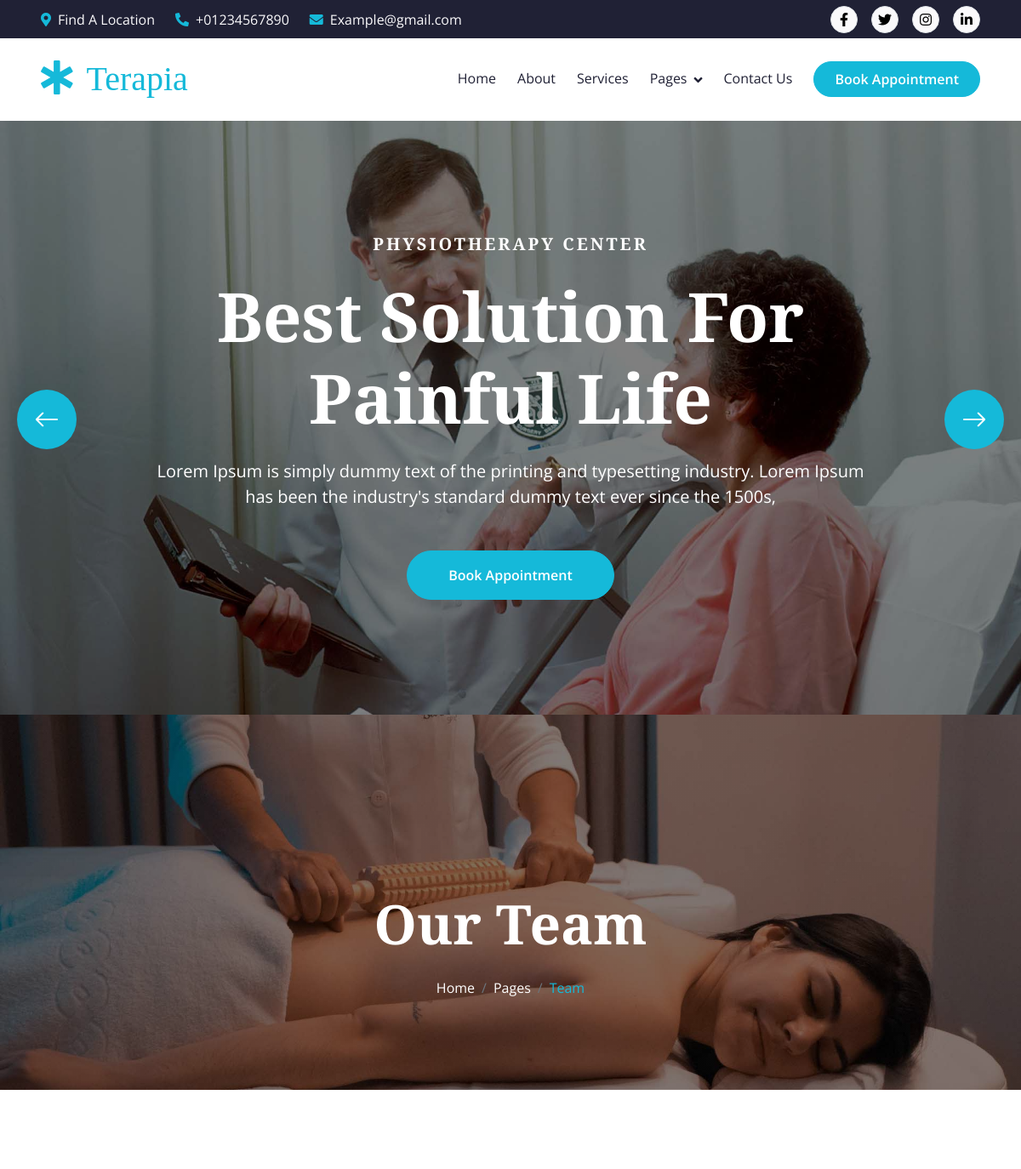
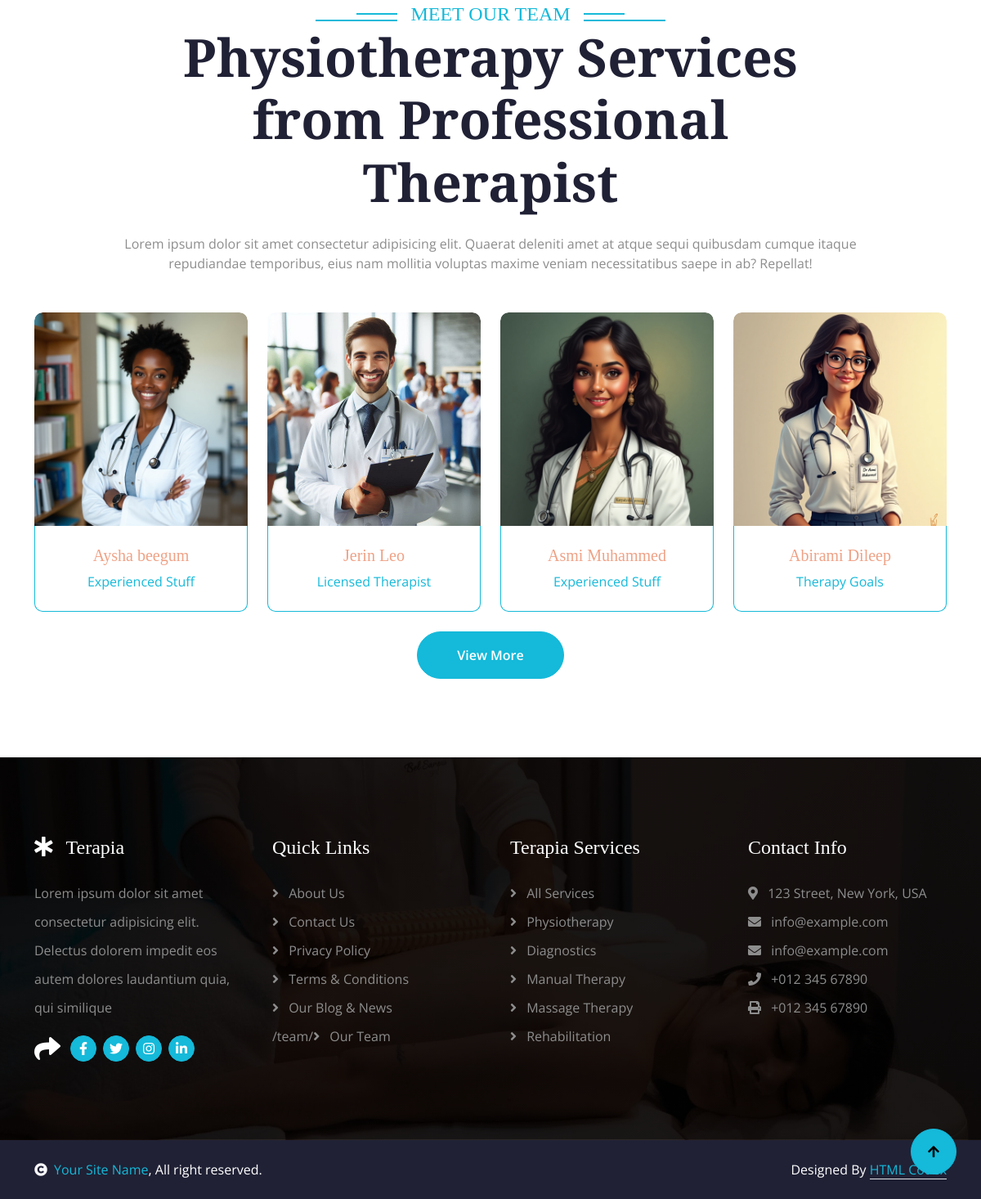
Page /team/ on the committed database (2 pictures, top to bottom).
### website/models.py (models this page shows, shortened)
class Doctor(models.Model):
    doc_name = models.CharField(max_length=100)
    doc_department = models.ForeignKey(Department, on_delete=models.CASCADE)
    doc_image = models.ImageField(upload_to='doctors/')
    detail = models.ForeignKey('Doctordetails', on_delete=models.SET_NULL, null=True, blank=True)

class Department (models.Model):
    dep_name = models.CharField(max_length=100)
    dep_description = models.TextField()
    def __str__(self):
        return self.dep_name

### website/views.py (the view, shortened to what this page needs)
# urls.py: path('team/', views.team, name='team'),
def team(request):
    departments = Department.objects.all()
    doctors = Doctor.objects.all()
    therapy = Therapist.objects.all()
    blog = Blog.objects.all()
    forms = AppointmentForm()
    return render(request, 'team.html',
                  {"departments": departments, "doctors": doctors ,
                    "therapy": therapy , "blog": blog, "form": forms})  # Pass the departments and doctors to the template

### website/templates/team.html (shortened to what this page needs)
{% extends 'base.html' %}
{% load static %}
{% block content %}
        <div class="container-fluid bg-breadcrumb">
            <div class="container text-center py-5" style="max-width: 900px;">
                <h3 class="text-white display-3 mb-4 wow fadeInDown" data-wow-delay="0.1s">Our Team</h1>
                <ol class="breadcrumb justify-content-center mb-0 wow fadeInDown" data-wow-delay="0.3s">
                    <li class="breadcrumb-item"><a href="index.html">Home</a></li>
                    <li class="breadcrumb-item"><a href="#">Pages</a></li>
                    <li class="breadcrumb-item active text-primary">Team</li>
                </ol>
            </div>
        </div>
<div class="container-fluid team py-5">
    <div class="container py-5">
        <div class="section-title mb-5 wow fadeInUp" data-wow-delay="0.1s">
            <div class="sub-style">
                <h4 class="sub-title px-3 mb-0">Meet our team</h4>
            </div>
            <h1 class="display-3 mb-4">Physiotherapy Services from Professional Therapist</h1>
            <p class="mb-0">Lorem ipsum dolor sit amet consectetur adipisicing elit. Quaerat deleniti amet at atque sequi quibusdam cumque itaque repudiandae temporibus, eius nam mollitia voluptas maxime veniam necessitatibus saepe in ab? Repellat!</p>
        </div>
        <div class="row g-4 justify-content-center">
  {% for i in doctors %}
<div class="col-md-6 col-lg-6 col-xl-3 wow fadeInUp" data-wow-delay="0.1s">
    {% if i.detail %}
   <a href="{% url 'doctor_detail' i.detail.id %}" class="text-decoration-none text-dark">
    {% else %}
    <a href="#" onclick="alert('No detail available')" class="text-decoration-none text-muted">
    {% endif %}
        <div class="team-item rounded">
            <div class="team-img rounded-top h-100">
                <img src="{{ i.doc_image.url }}" class="img-fluid rounded-top w-100" alt="">
            </div>
            <div class="team-content text-center border border-primary border-top-0 rounded-bottom p-4">
                <h5>{{ i.doc_name }}</h5>
                <p class="mb-0">{{ i.doc_department }}</p>
            </div>
        </div>
    </a>
</div>
{% endfor %}
            <div class="col-12 text-center wow fadeInUp" data-wow-delay="0.2s">
                <a class="btn btn-primary rounded-pill text-white py-3 px-5" href="#">View More</a>
            </div>
        </div>
    </div>
</div>
  {% endblock content %}

### website/templates/base.html (shortened to what this page needs)
{% load static %}
<!DOCTYPE html>
<html lang="en">
    <head>
        <link rel="stylesheet" href="https://use.fontawesome.com/releases/v5.15.4/css/all.css"/>
        <link href="https://cdn.jsdelivr.net/npm/bootstrap-icons@1.4.1/font/bootstrap-icons.css" rel="stylesheet">
        <link href="{% static 'lib/animate/animate.min.css' %}" rel="stylesheet">
        <link href="{% static 'lib/owlcarousel/assets/owl.carousel.min.css' %}" rel="stylesheet">
        <link href="{% static 'css/bootstrap.min.css'%}" rel="stylesheet">
        <link href="{% static 'css/style.css' %}" rel="stylesheet">
    </head>
    <body>
        <div class="container-fluid bg-dark px-5 d-none d-lg-block">
            <div class="row gx-0 align-items-center" style="height: 45px;">
                <div class="col-lg-8 text-center text-lg-start mb-lg-0">
                    <div class="d-flex flex-wrap">
                        <a href="#" class="text-light me-4"><i class="fas fa-map-marker-alt text-primary me-2"></i>Find A Location</a>
                        <a href="#" class="text-light me-4"><i class="fas fa-phone-alt text-primary me-2"></i>+01234567890</a>
                        <a href="#" class="text-light me-0"><i class="fas fa-envelope text-primary me-2"></i>Example@gmail.com</a>
                    </div>
                </div>
                <div class="col-lg-4 text-center text-lg-end">
                    <div class="d-flex align-items-center justify-content-end">
                        <a href="#" class="btn btn-light btn-square border rounded-circle nav-fill me-3"><i class="fab fa-facebook-f"></i></a>
                        <a href="#" class="btn btn-light btn-square border rounded-circle nav-fill me-3"><i class="fab fa-twitter"></i></a>
                        <a href="#" class="btn btn-light btn-square border rounded-circle nav-fill me-3"><i class="fab fa-instagram"></i></a>
                        <a href="#" class="btn btn-light btn-square border rounded-circle nav-fill me-0"><i class="fab fa-linkedin-in"></i></a>
                    </div>
                </div>
            </div>
        </div>
        <div class="container-fluid position-relative p-0">
            <nav class="navbar navbar-expand-lg navbar-light bg-white px-4 px-lg-5 py-3 py-lg-0">
                <a href="index.html" class="navbar-brand p-0">
                    <h1 class="text-primary m-0"><i class="fas fa-star-of-life me-3"></i>Terapia</h1>
                </a>
                <div class="collapse navbar-collapse" id="navbarCollapse">
                    <div class="navbar-nav ms-auto py-0">
                        <a href="{% url 'index' %}" class="nav-item nav-link {% if request.resolver_match.url_name == 'index' %}active{% endif %}">Home</a>
            <a href="{% url 'about' %}" class="nav-item nav-link {% if request.resolver_match.url_name == 'about' %}active{% endif %}">About</a>
            <a href="{% url 'service' %}" class="nav-item nav-link {% if request.resolver_match.url_name == 'service' %}active{% endif %}">Services</a>
                        <div class="nav-item dropdown">
                            <a href="#" class="nav-link dropdown-toggle" data-bs-toggle="dropdown">Pages</a>
                        </div>
                       <a href="{% url 'contact' %}" class="nav-item nav-link {% if request.resolver_match.url_name == 'contact' %}active{% endif %}">Contact Us</a>
                    </div>
                    <a href="{% url 'appointment' %}" class="btn btn-primary rounded-pill text-white py-2 px-4 flex-wrap flex-sm-shrink-0">Book Appointment</a>
                </div>
            </nav>
            <div class="header-carousel owl-carousel">
                <div class="header-carousel-item">
                    <img src="{% static 'img/carousel-1.jpg' %}" class="img-fluid w-100" alt="Image">
                    <div class="carousel-caption">
                        <div class="carousel-caption-content p-3">
                            <h5 class="text-white text-uppercase fw-bold mb-4" style="letter-spacing: 3px;">Physiotherapy Center</h5>
                            <h1 class="display-1 text-capitalize text-white mb-4">Best Solution For Painful Life</h1>
                            <p class="mb-5 fs-5">Lorem Ipsum is simply dummy text of the printing and typesetting industry. Lorem Ipsum has been the industry's standard dummy text ever since the 1500s,
                            </p>
                            <a class="btn btn-primary rounded-pill text-white py-3 px-5" href="{% url 'appointment' %}">Book Appointment</a>
                        </div>
                    </div>
                </div>
            </div>
        </div>
            {% block content %}{% endblock %}
<div class="container-fluid footer py-5 wow fadeIn" data-wow-delay="0.2s">
    <div class="container py-5">
        <div class="row g-5">
            <div class="col-md-6 col-lg-6 col-xl-3">
                <div class="footer-item d-flex flex-column">
                    <h4 class="text-white mb-4"><i class="fas fa-star-of-life me-3"></i>Terapia</h4>
                    <p>Lorem ipsum dolor sit amet consectetur adipisicing elit. Delectus dolorem impedit eos autem dolores laudantium quia, qui similique</p>
                    <div class="d-flex align-items-center">
                        <i class="fas fa-share fa-2x text-white me-2"></i>
                        <a class="btn-square btn btn-primary text-white rounded-circle mx-1" href=""><i class="fab fa-facebook-f"></i></a>
                        <a class="btn-square btn btn-primary text-white rounded-circle mx-1" href=""><i class="fab fa-twitter"></i></a>
                        <a class="btn-square btn btn-primary text-white rounded-circle mx-1" href=""><i class="fab fa-instagram"></i></a>
                        <a class="btn-square btn btn-primary text-white rounded-circle mx-1" href=""><i class="fab fa-linkedin-in"></i></a>
                    </div>
                </div>
            </div>
            <div class="col-md-6 col-lg-6 col-xl-3">
                <div class="footer-item d-flex flex-column">
                    <h4 class="mb-4 text-white">Quick Links</h4>
                    <a href="{% url 'about' %}"><i class="fas fa-angle-right me-2"></i> About Us</a>
                    <a href="{% url 'contact' %}"><i class="fas fa-angle-right me-2"></i> Contact Us</a>
                    <a href=""><i class="fas fa-angle-right me-2"></i> Privacy Policy</a>
                    <a href=""><i class="fas fa-angle-right me-2"></i> Terms & Conditions</a>
                    <a href=""><i class="fas fa-angle-right me-2"></i> Our Blog & News</a>
                    <a href="">{% url 'team' %}<i class="fas fa-angle-right me-2"></i> Our Team</a>
                </div>
            </div>
            <div class="col-md-6 col-lg-6 col-xl-3">
                <div class="footer-item d-flex flex-column">
                    <h4 class="mb-4 text-white">Terapia Services</h4>
                    <a href="{% url 'service' %}"><i class="fas fa-angle-right me-2"></i> All Services</a>
                    <a href=""><i class="fas fa-angle-right me-2"></i> Physiotherapy</a>
                    <a href=""><i class="fas fa-angle-right me-2"></i> Diagnostics</a>
                    <a href=""><i class="fas fa-angle-right me-2"></i> Manual Therapy</a>
                    <a href=""><i class="fas fa-angle-right me-2"></i> Massage Therapy</a>
                    <a href=""><i class="fas fa-angle-right me-2"></i> Rehabilitation</a>
                </div>
            </div>
            <div class="col-md-6 col-lg-6 col-xl-3">
                <div class="footer-item d-flex flex-column">
                    <h4 class="mb-4 text-white">Contact Info</h4>
                    <a href=""><i class="fa fa-map-marker-alt me-2"></i> 123 Street, New York, USA</a>
                    <a href=""><i class="fas fa-envelope me-2"></i> info@example.com</a>
                    <a href=""><i class="fas fa-envelope me-2"></i> info@example.com</a>
                    <a href=""><i class="fas fa-phone me-2"></i> +012 345 67890</a>
                    <a href="" class="mb-3"><i class="fas fa-print me-2"></i> +012 345 67890</a>
                </div>
            </div>
        </div>
    </div>
</div>
<div class="container-fluid copyright py-4">
    <div class="container">
        <div class="row g-4 align-items-center">
            <div class="col-md-6 text-center text-md-start mb-md-0">
                <span class="text-white"><a href="#"><i class="fas fa-copyright text-light me-2"></i>Your Site Name</a>, All right reserved.</span>
            </div>
            <div class="col-md-6 text-center text-md-end text-white">
                Designed By <a class="border-bottom" href="https://htmlcodex.com">HTML Codex</a>
            </div>
        </div>
    </div>
</div>
<a href="#" class="btn btn-primary btn-lg-square back-to-top"><i class="fa fa-arrow-up"></i></a>
</body>
</html>

### rows in the picture
Doctor: doc_image (picture), doc_name "Aysha beegum", doc_department "Experienced Stuff"
Doctor: doc_image (picture), doc_name "Jerin Leo", doc_department "Licensed Therapist"
Doctor: doc_image (picture), doc_name "Asmi Muhammed", doc_department "Experienced Stuff"
Doctor: doc_image (picture), doc_name "Abirami Dileep", doc_department "Therapy Goals"
